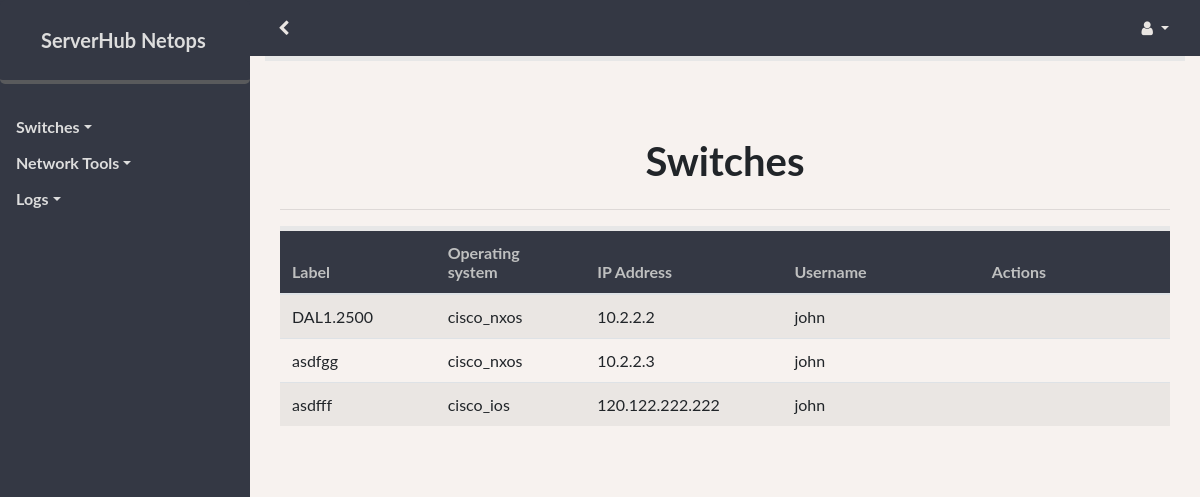
Screenshot of /switches/ (signed in) with the database file from the repository.
### netops/models.py (models this page shows, shortened)
class Base(db.Model):
    __abstract__ = True
    id = db.Column(db.Integer, primary_key=True)
    name = db.Column(db.String(120), index=True, unique=True)
    created_on = db.Column(db.DateTime(), default=datetime.now())
    deleted = db.Column(db.Boolean(), default=False)
    deleted_on = db.Column(db.DateTime())

class Switch(Base):
    os = db.Column(db.String(128))
    ip = db.Column(db.String(16))
    username = db.Column(db.String(255))
    password = db.Column(db.String(255))
    secret = db.Column(db.String(255))

### netops/switches/views.py (the view)
@switches.route('/switches/', methods=['GET'])
@roles_accepted('admin', 'user')
def list():
    switches = database.query_database(Switch)
    return render_template('switches/switch_list.html',
                           switches=switches, title="Switches")

### netops/utils/database.py (called while the page is built)
def query_database(db_model, deleted=False, **kwargs):
    try:
        if deleted is "all":
            query = db_model.query.filter_by(**kwargs).order_by(db_model.deleted).all()
        else:
            query = db_model.query.filter_by(deleted=deleted, **kwargs).all()
    except AttributeError:
        query = None
    return query

### netops/templates/switches/switch_list.html (shortened to what this page needs)
{% import "bootstrap/utils.html" as utils %}
{% from "_macros.html" import confirm_removal_modal %}
{% extends "base.html" %}
{% block body %}
<div class="container align-left">
  <div class="content-section">
    <br />
    <br />
    <div class="container-fluid" style="text-align:center;">
      <div class=row>
        <div class="col-lg"></div>
        <h1 class="col-lg">Switches</h1>
        <div class="col-lg">
        </div>
      </div>
      <hr class="intro-divider">
      {% if switches %}
      <table class="table table-striped">
        <thead class="thead">
          <tr>
            <th width="5%">Label</th>
            <th width="5%">Operating system</th>
            <th width="5%">IP Address</th>
            <th width="10%">Username</th>
            <th width="10%">Actions</th>
          </tr>
        </thead>
        <tbody>
          {% for switch in switches %}
          <tr>
            <td> {{ switch.name }} </td>
            <td> {{ switch.os }}</td>
            <td> {{ switch.ip }} </td>
            <td> {{ switch.username }} </td>
            <div class="btn-group-horizontal">
              {% if current_user.roles[0] == 'admin' %}
              <td><a class="btn btn-sm interface-btn interface-btn-edit tooltip-test" href="{{ url_for('switches.edit', id=switch.id )}}" title="Edit {{ switch.name }}">
                  <i class="fa fa-pencil"></i> Edit</a>
                {% if not switch.deleted %}
                {{ confirm_removal_modal(url='switches.modify_deleted', db_entry=switch) }}
                <button data-toggle="modal" data-target="#confirm-removal-modal{{ switch.id }}" class="btn btn-sm interface-btn interface-btn-delete tooltip-test" title="Disable {{ switch.name }}">
                  <i class="fa fa-times"></i> Delete</button>
                {% else %}
                {{ confirm_removal_modal(url='switches.modify_deleted', db_entry=switch) }}
                <button data-toggle="modal" data-target="#confirm-removal-modal{{ switch.id }}" class="btn btn-sm interface-btn interface-btn-add tooltip-test" title="Enable {{ switch.name }}">
                  <i class="fa fa-check"></i> Restore</button>
                {% endif %}
            </div>
            {% else %}
            <td></td>
            {% endif %}
          </tr>
          {% endfor %}
        </tbody>
      </table>
    </div>
      {% else %}
      <div style="text-align: center">
        <h3> No Switches Added. </h3>
        <hr class="intro-divider">
        {% endif %}
    </div>
  </div>
  {% endblock %}

### netops/static/css/style.css (style rules this page uses)
body, html { width: 100%; height: 100%; background-color: #f7f2ef; }
body, h1, h2, h3 { font-family: "Lato", "Helvetica Neue", Helvetica, Arial, sans-serif; font-weight: 700; list-style-type: none; }
table>.thead { color: #bfc0c0; background-color: #343844; align-items: left; width: 100%; }
.content-section, table { padding: 3% 0; margin-bottom: 5%; border-top: 5px solid #e7e7e7; }

### rows the page displays
Switch: name "DAL1.2500", os "cisco_nxos", ip "10.2.2.2", username "john"
Switch: name "asdfgg", os "cisco_nxos", ip "10.2.2.3", username "john"
Switch: name "asdfff", os "cisco_ios", ip "120.122.222.222", username "john"
